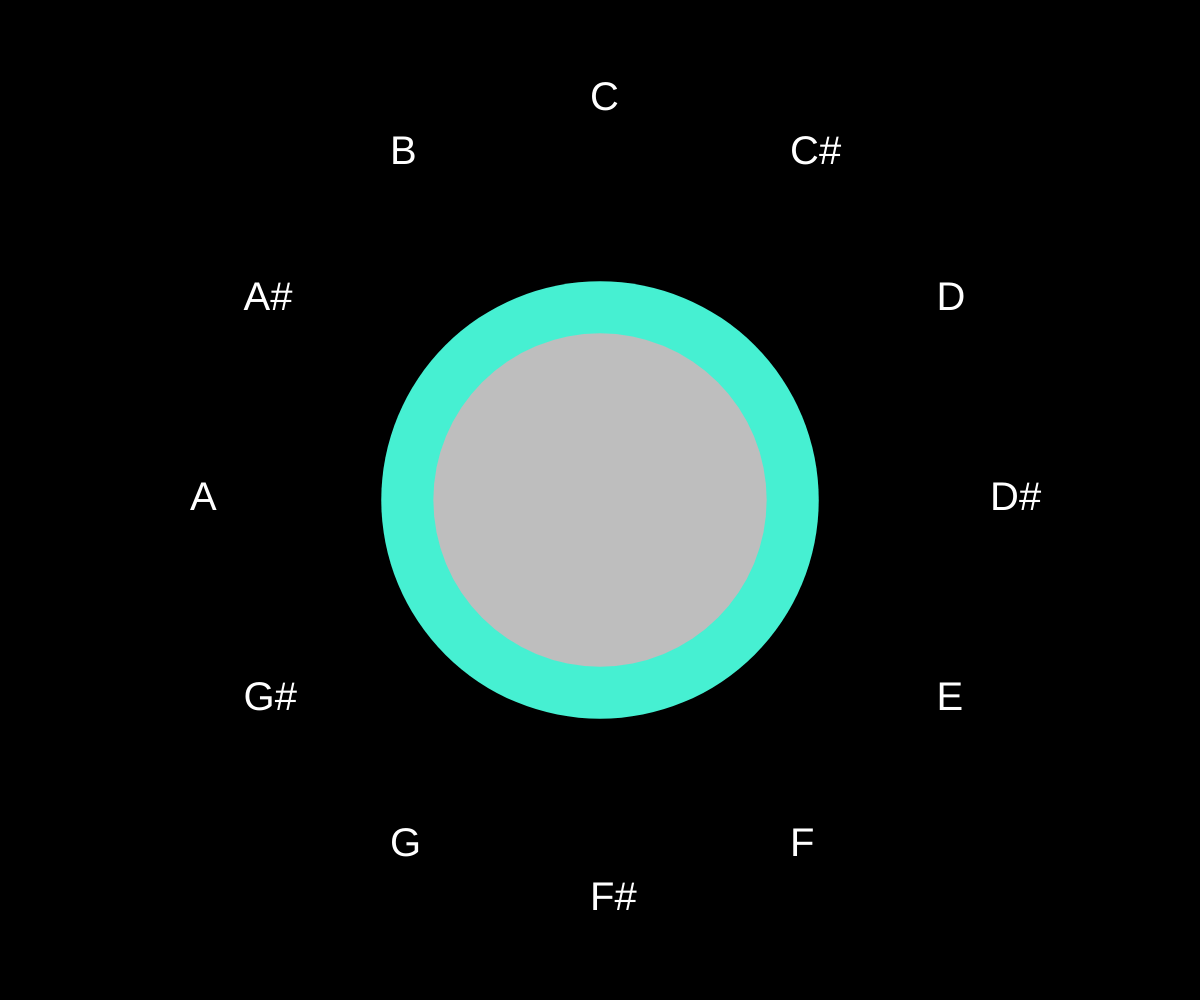
Frame 1 (no input)
Frame 60 (no input): identical to frame 1, image omitted
Frame 120 (the mouse pressed at the canvas centre since frame 60): identical to frame 1, image omitted

The p5.js sketch that drew this single still picture (run headless with seeded random() and noise() and a simulated clock; from frame 60 on, the mouse is pressed at the canvas centre):

// p5.js sketch
// ── sketch.js
// Constants
const NOTENAMES_SHARP =
				[ "C", "C#", "D", "D#", "E", "F", "F#", "G", "G#", "A", "A#", "B", ];
const NOTENAMES_FLAT =
				[ "C", "Db", "D", "Eb", "E", "F", "Gb", "G", "Ab", "A", "Bb", "B", ];
const TEXT_XOFFSETS =
				[ ];
const TEXT_YOFFSETS =
				[ ];

// Sound params
//let notesPressed = new Array(12).fill(false);
let notesPressed = new Set();

let KEY_PRESSED_VALS = [ 65, 87, 83, 69, 68, 70, 84, 71, 89, 72, 85, 74, 75 ];

// View Vars
let viewSharps = true; // Default to show Sharps
let buttonFlat, buttonSharp;
// Circleoffifths dimension Vars
let slice = 2 * Math.PI / 12;

function setup() {
	createCanvas(windowWidth, windowHeight);
}


function draw() {
  background(0, 0, 0);


	// Set circle dimensions
	let circleX = windowWidth / 2;
	let circleY = windowHeight / 2;
	let circleDiameter = ((circleY > circleX) ? circleX : circleY) * 2 / 3;
	let circleRadius = circleDiameter / 2;
	// Set circle color
	let c = color(190, 190, 190);
	// Set circle2 dimensions
	let bgd_circleX = circleX;
	let bgd_circleY = circleY;
	let bgd_circleDiameter = ((circleY > circleX) ? circleX : circleY) * 7 / 8;
	let bgd_circleRadius = bgd_circleDiameter / 2;
	// Set circle color
	let bgd_circleColor = color(70, 240, 210);

	// Set circle3 (INVISIBLE)
	let txt_DispCircleX = circleX;
	let txt_DispCircleY = circleY;
	let txt_DispCircleDiameter = ((circleY > circleX) ? circleX : circleY) * 4 / 5;
	let txt_DispCircleRadius = circleDiameter / 2;
	// Paint bgd circle
	fill(bgd_circleColor);
	noStroke();
	circle(bgd_circleX, bgd_circleY, bgd_circleDiameter);


	// Paint circle#2 Main
	fill(c);
	noStroke();
	circle(circleX, circleY, circleDiameter);



	// TEXT PROPS
	let textColor = color(255, 255, 255);
	fill(textColor);
	//noStroke();
	textSize(40);


	// Positional Variables
	let textOffset = 10;
	let startingLocation = 9;
	let counter = 0;
	for(let i = 0; i <= 12; i++) {
			let angle = slice * startingLocation;
			// Generate lineX
			let lineX = circleX + circleDiameter * Math.cos(angle);
      let lineY = circleY + circleDiameter * Math.sin(angle);

			// Generate lineX
			let textX = circleX + txt_DispCircleDiameter * Math.cos(angle);
      let textY = circleY + txt_DispCircleDiameter * Math.sin(angle);

			// Draw Line if present in chord (development state = true)
			if(notesPressed.has(i))line(circleX, circleY, lineX, lineY);
			//if(true) line(circleX, circleY, lineX, lineY);
			stroke(0);
			// Print noteName
			var noteNames = viewSharps ? NOTENAMES_SHARP : NOTENAMES_FLAT;
			//text(noteNames[i], lineX - TEXT_XOFFSETS[i], lineY + TEXT_YOFFSETS[i]);
			text(noteNames[i], textX	 - textOffset, textY + textOffset);
			startingLocation = (startingLocation + 1) % 12;
	}
}

function keyPressed() {
	if(KEY_PRESSED_VALS.includes(keyCode)){
		//notesPressed[KEY_PRESSED_VALS.indexOf(keyCode)] == true;
		notesPressed.add(KEY_PRESSED_VALS.indexOf(keyCode));
		console.log("Scale key pressed #" + KEY_PRESSED_VALS.indexOf(keyCode));
		console.log(notesPressed);
	} else return false;
}
function keyReleased() {
	if(KEY_PRESSED_VALS.includes(keyCode)){
		//notesPressed[KEY_PRESSED_VALS.indexOf(keyCode)] == false;
		notesPressed.delete(KEY_PRESSED_VALS.indexOf(keyCode));
		console.log("Scale key released");
		console.log(notesPressed);
	} else return false;
	return false;
}

// ── index.css
body {
  margin:0;
  padding:0;
  overflow: hidden;
}
canvas {
  margin:auto;
}
